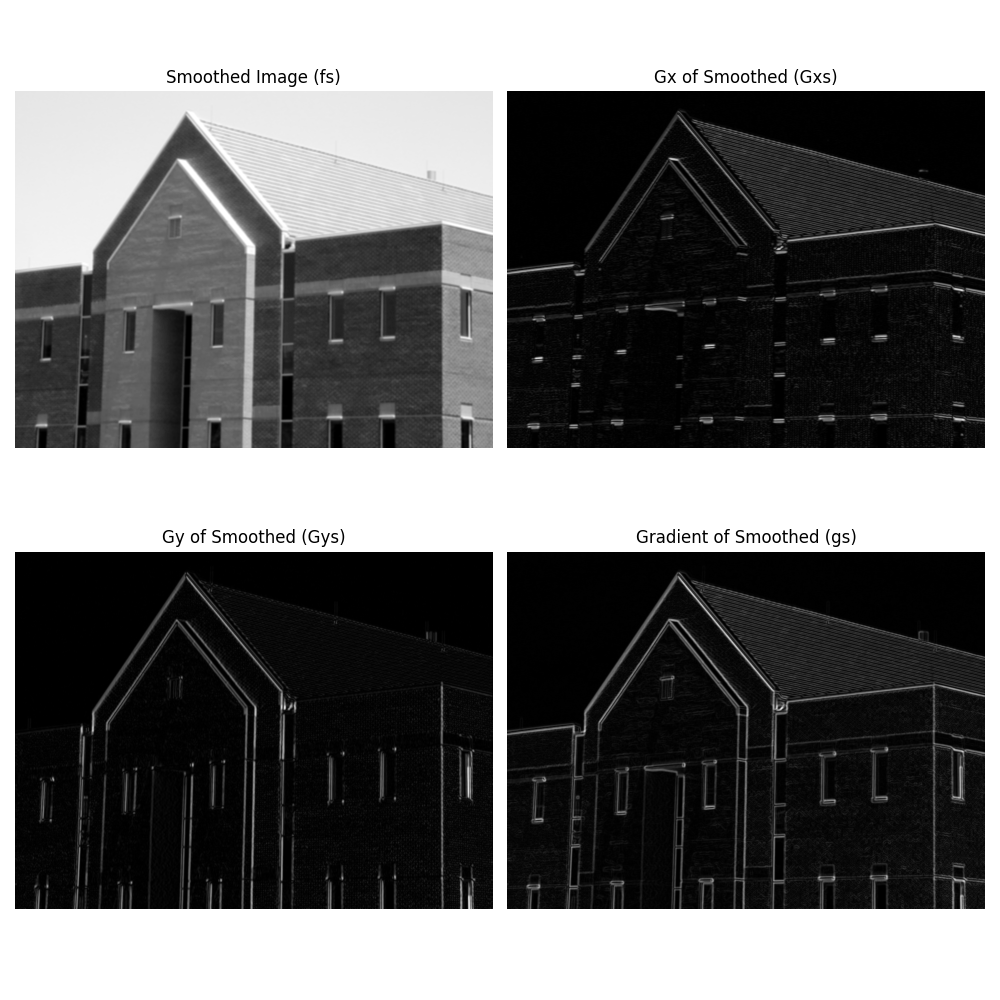

Python code for this plot:

import sys
import os
import numpy as np
import matplotlib.pyplot as plt
from skimage.io import imread
from skimage.util import img_as_float
from scipy.ndimage import convolve, uniform_filter
from libDIPUM.data_path import dip_data

# Data
img_path = dip_data('building-cropped-834by1114.tif')
f = img_as_float(imread(img_path))

# Kernel
fs = uniform_filter(f, size=5, mode='nearest')

# Sobel Kernels
Sx = np.array([[-1, -2, -1],
               [ 0,  0,  0],
               [ 1,  2,  1]], dtype=float)

Sy = np.array([[-1, 0, 1],
               [-2, 0, 2],
               [-1, 0, 1]], dtype=float)

# Gradient on Smoothed Image
Gxs = np.abs(convolve(fs, Sx, mode='nearest'))
Gys = np.abs(convolve(fs, Sy, mode='nearest'))

# gs = Gxs + Gys;
gs = Gxs + Gys

# Display
fig, axes = plt.subplots(2, 2, figsize=(10, 10))
axes = axes.flatten()

axes[0].imshow(fs, cmap='gray')
axes[0].set_title('Smoothed Image (fs)')
axes[0].axis('off')

axes[1].imshow(Gxs, cmap='gray')
axes[1].set_title('Gx of Smoothed (Gxs)')
axes[1].axis('off')

axes[2].imshow(Gys, cmap='gray')
axes[2].set_title('Gy of Smoothed (Gys)')
axes[2].axis('off')

axes[3].imshow(gs, cmap='gray')
axes[3].set_title('Gradient of Smoothed (gs)')
axes[3].axis('off')

plt.tight_layout()
plt.savefig('Figure1018.png')
print("Saved Figure1018.png")
plt.show()
